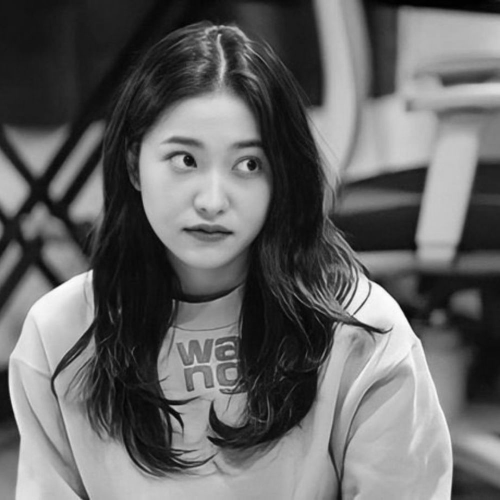
#> input picture src/media/images/image1.jpg, 1000 x 999 px (shown at 1/2 size)
$ python -i utils.py   (imports and definitions only)
#> lines starting #> are read from the running program, lines starting #| are printed output that depends on the picture; after the words box and inside, x2 and y2 are one past the last pixel; in counts of white or black regions, pixels touching at a corner belong together
#> further down, picture is the input picture: shape (999, 1000, 3); min 0, max 255, mean 101.5
import cv2
import numpy as np

# [29 lines left out: functions negative, brightening, not called in this run]

def boolean(image):
    shape = len(image.shape)
#> shape = 3
    if shape==3:
        image = cv2.cvtColor(image,cv2.COLOR_BGR2GRAY)
    thresh, biner = cv2.threshold(image, 125, 255, cv2.THRESH_BINARY)
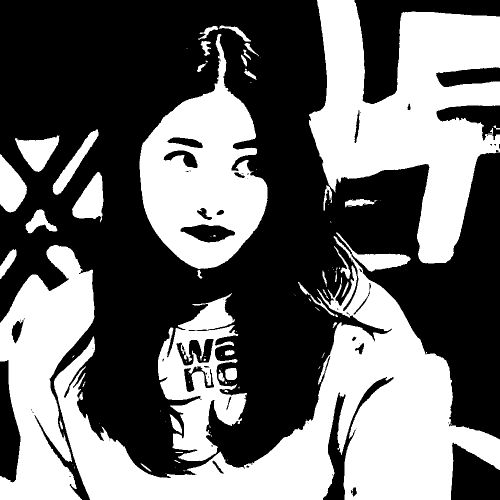
#> biner: shape (999, 1000) (shown at 1/2 size); 42.4% white; 99 white regions (57 under 20 px), largest, box (x1, y1, x2, y2) and area: (108, 472, 1000, 999) 145031, (618, 0, 1000, 527) 108726, (279, 68, 535, 538) 62516
    notBooleanImage = cv2.bitwise_not(biner)
    return notBooleanImage

# [58 lines left out: functions rotation, arithmetic, get_filtered_image, not called in this run]

>>> import cv2
>>> picture = cv2.imread('../media/images/image1.jpg')
>>> result = boolean(picture)

$ run again, on src/media/images/irene.jpg
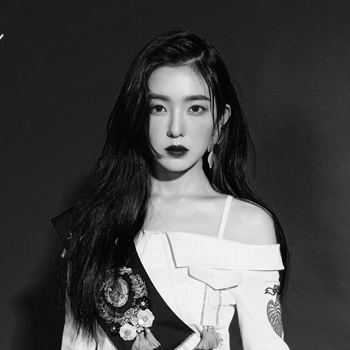
#> input picture src/media/images/irene.jpg, 350 x 350 px
#> picture is the input picture: shape (350, 350, 3); min 0, max 255, mean 71.7
#> in boolean, `thresh, biner = cv2.threshold(image, 125, 255, cv2.THRESH_BINARY)`:
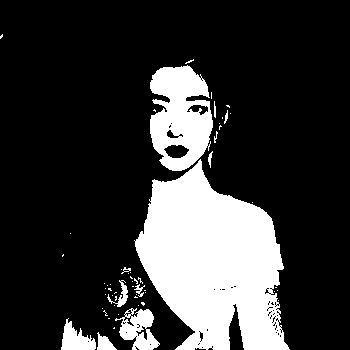
#> biner: shape (350, 350); 21.2% white; 57 white regions (45 under 20 px), largest, box (x1, y1, x2, y2) and area: (134, 159, 290, 350) 18968, (150, 65, 213, 171) 4644, (115, 308, 160, 350) 1016

$ run again, on src/media/images/irene_3YvM73W.jpg
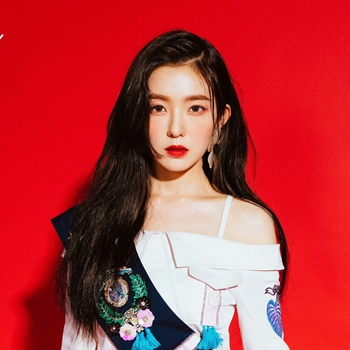
#> input picture src/media/images/irene_3YvM73W.jpg, 350 x 350 px
#> picture is the input picture: shape (350, 350, 3); mean B, G, R 61.2, 55.6, 181.6
#> in boolean, `image = cv2.cvtColor(image,cv2.COLOR_BGR2GRAY)`:
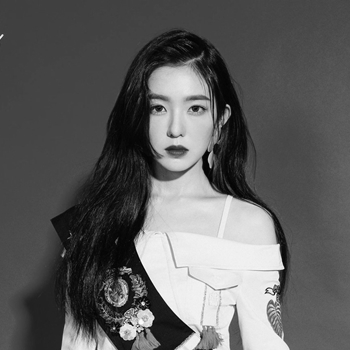
#> image: shape (350, 350); min 1, max 254, mean 93.9
#> in boolean, `thresh, biner = cv2.threshold(image, 125, 255, cv2.THRESH_BINARY)`:
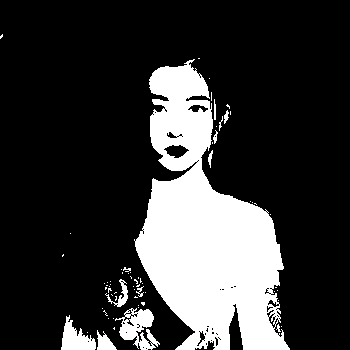
#> biner: shape (350, 350); 21.4% white; 66 white regions (54 under 20 px), largest, box (x1, y1, x2, y2) and area: (134, 59, 290, 350) 23845, (115, 308, 160, 350) 935, (61, 315, 96, 350) 652
